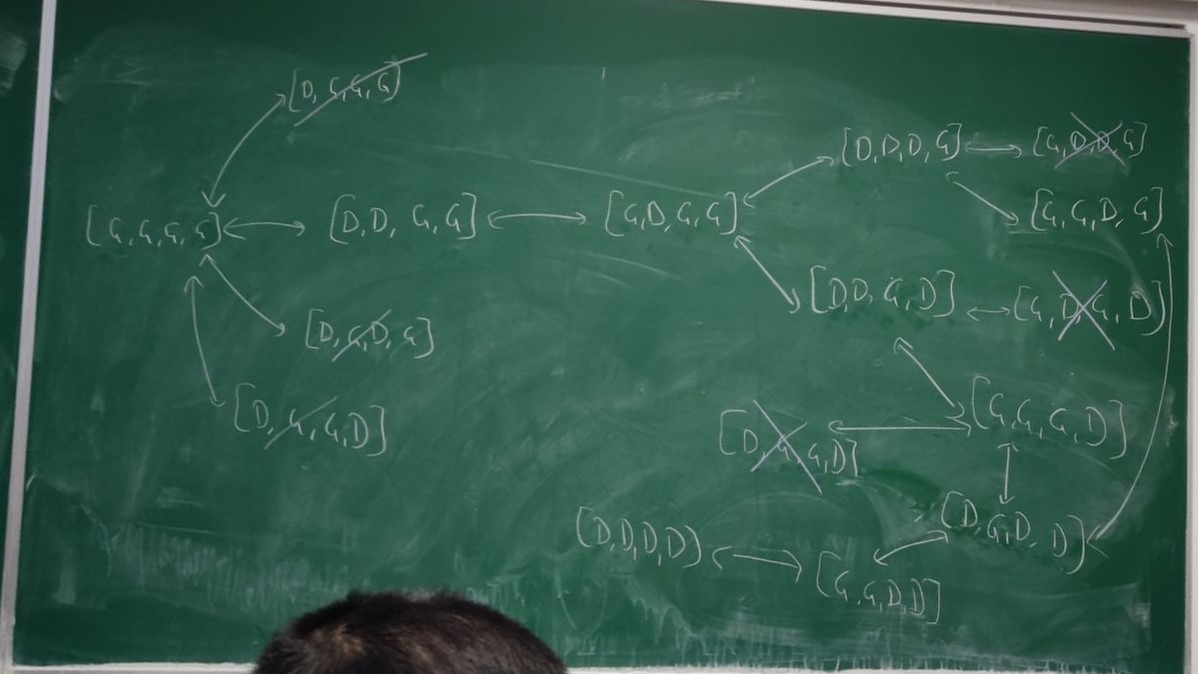
#> input picture ImagesProjetL3/2.jpg, 1198 x 674 px, given in place of 2.tif, which was not available
$ python ccExtraction_v3.py
#> lines starting #> are read from the running program, lines starting #| are printed output that depends on the picture; after the words box and inside, x2 and y2 are one past the last pixel; in counts of white or black regions, pixels touching at a corner belong together; pictures that were not available may be replaced by others from this repository, and a replacement may not be noted
import cv2 as cv
import matplotlib.pyplot as plt
import numpy as np
import os
import sys
#from ratio import get_size_ratio_2

np.set_printoptions(threshold=sys.maxsize)


ACCEPTANCE_SMALL_THRESH = 0.0001
ACCEPTANCE_BIG_THRESH = 0.05


def main():
    #final_path = r"C:\Users\onurb\pycharm_projects\Projet_UE_2023_Brouillon\filter\final_directory"
    #image_directory = r"C:\Users\onurb\pycharm_projects\Projet_UE_2023_Brouillon\filter\selFiles-1"


    #extractionComponentsDirectory(image_directory, final_path)
    #create a directory to put filtered images
    dir_path = r"C:\Users\onurb\pycharm_projects\Image_Tps\ImagesProjetL3\composants"
    create_directory(dir_path)

    img_path = r"C:\Users\onurb\pycharm_projects\Image_Tps\ImagesProjetL3\2.tif"

    extractConnectedComponents(img_path, dir_path)


# [14 lines left out: function extractionComponentsDirectory, not called in this run]


# Cette fonction recupere la matrice des coordonnées des c.c selon l'image et le seuillage utilisé
def extractConnectedComponents(img_path, dir_path):
    """
    :param img_path:
    :param dir_path: Le répertoire à sauvegarder les images filtrées
    :return: void
    """

    image = cv.imread(img_path)  # image à importer
#> image is the input picture: shape (674, 1198, 3); mean B, G, R 75.8, 90.5, 51.8
    img = cv.cvtColor(image, cv.COLOR_BGR2GRAY)  # On passe l'image en nuances de gris
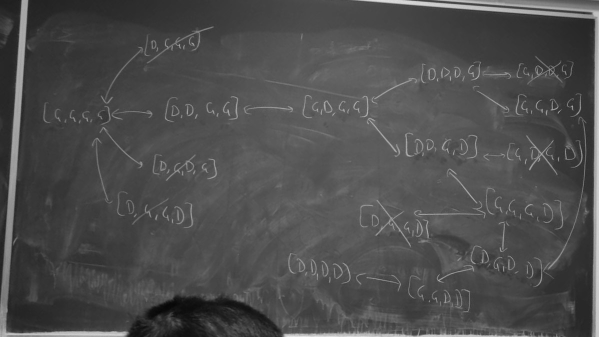
#> img: shape (674, 1198) (shown at 1/2 size); min 6, max 234, mean 77.3
    #plt.imshow(img)
    #plt.show()

    # Test avec un seuillage Niblack
    # Blur
    img_blur = cv.GaussianBlur(img, (5, 5), 0)

    # Niblack + blur
    img_niblack_blur = cv.ximgproc.niBlackThreshold(_src=img_blur,
                                                    maxValue=255,
                                                    type=cv.THRESH_BINARY_INV,
                                                    blockSize=7,
                                                    k=0.1,
                                                    binarizationMethod=cv.ximgproc.BINARIZATION_NIBLACK)
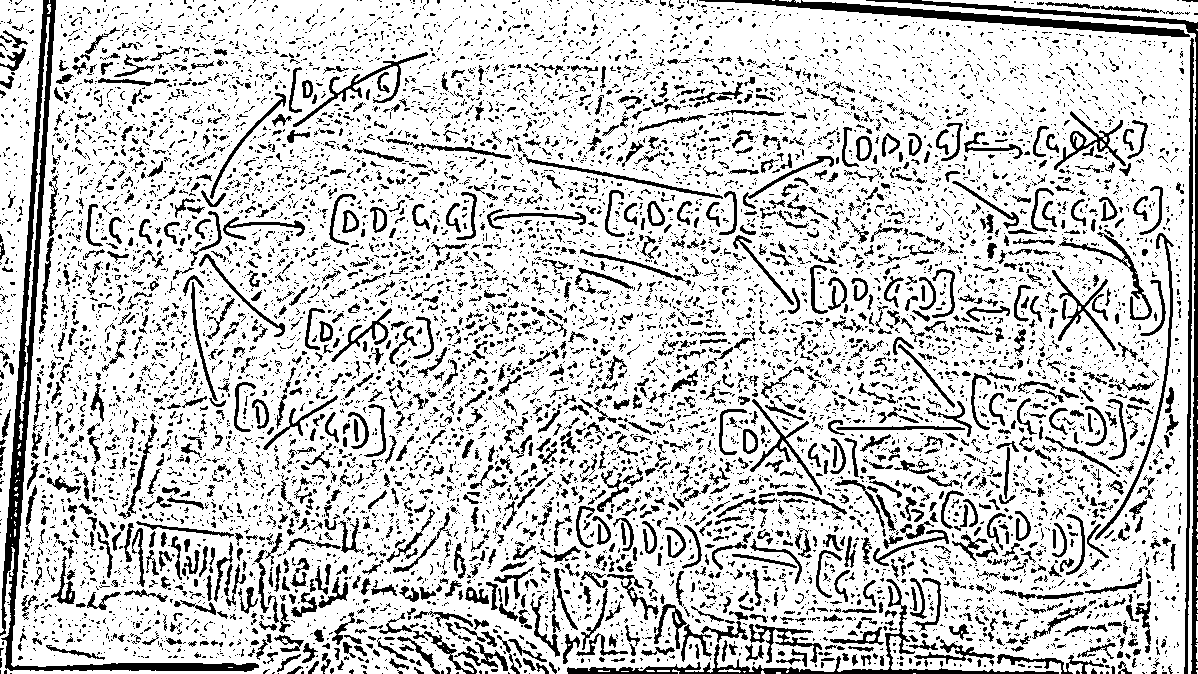
#> img_niblack_blur: shape (674, 1198); 79% white; 9789 black regions (8162 under 20 px), largest, box (x1, y1, x2, y2) and area: (0, 0, 259, 672) 8382, (866, 0, 1198, 674) 3849, (699, 0, 1190, 37) 3381

    # connectivity = 8
    num_labels, labels, stats, centroids = cv.connectedComponentsWithStats(img_niblack_blur)  # , connectivity)
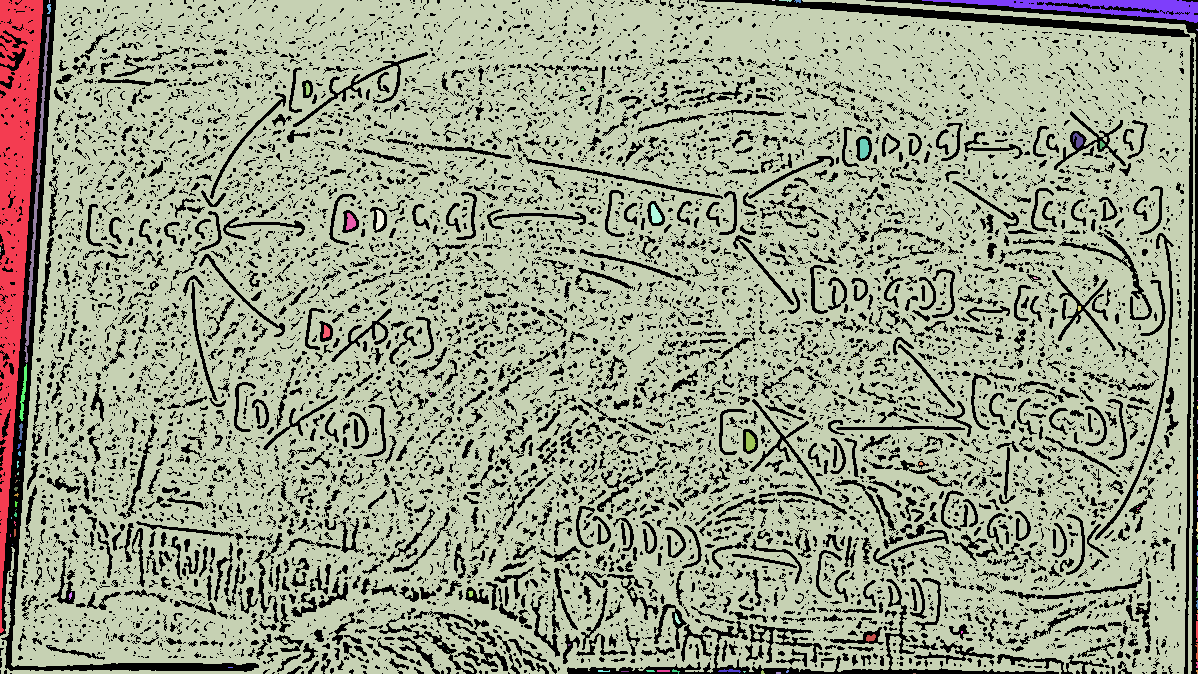
#> labels: shape (674, 1198) int32; 131 distinct labels, from 0 to 130; one colour per label, 0 black
#> num_labels = 131; stats = 131 rows, first 6: [0, 0, 1198, 674, 169851], [0, 0, 43, 633, 12316], [49, 0, 1, 3, 3], [0, 0, 1196, 674, 619786], [772, 0, 3, 1, 3], [779, 0, 13, 2, 16]; centroids = 131 pairs, first value 0 to 1197, second value 0 to 673

    #plt.imshow(img_niblack_blur)
    #plt.title("Image binarisée")
    #plt.show()

    composant_index = 0

    for i in range(1, num_labels):
        # en haut à gauche
        x1 = stats[i, cv.CC_STAT_LEFT]
        y1 = stats[i, cv.CC_STAT_TOP]
        # en bas à droite
        x2 = x1 + stats[i, cv.CC_STAT_WIDTH]
        y2 = y1 + stats[i, cv.CC_STAT_HEIGHT]
        #print(x1, y1, x2, y2)

        #seperate the connected component
        cut_img = (labels == i).astype("uint8") * 255
        cut_img = cut_img[y1:y2, x1:x2]
        # [5 lines of commented-out code are left out]
        print("hello")
        composant_index += 1
        #plt.imshow(cut_img)
        #plt.show()
        #save image
        cut_img_name = f"composant{composant_index}_{x1}_{y1}_{x2}_{y2}.png"
        cv.imwrite(os.path.join(dir_path, cut_img_name), cut_img)
#> this loop made 130 passes
#> (x1, y1, x2, y2, cut_img, cut_img_name) on passes 2, 4, 10, 12, 13: (49, 0, 50, 3, [255, 255, 255], 'composant2_49_0_50_3.png'), (772, 0, 775, 1, [[255, 255, 255]], 'composant4_772_0_775_1.png'), (1196, 29, 1198, 31, [[255, 255], [0, 255]], 'composant10_1196_29_1198_31.png'), (581, 88, 584, 90, [[0, 255, 0], [255, 255, 255]], 'composant12_581_88_584_90.png'), (636, 115, 637, 116, [255], 'composant13_636_115_637_116.png')
#> pass 1, in extractConnectedComponents, `cut_img = cut_img[y1:y2, x1:x2]`:
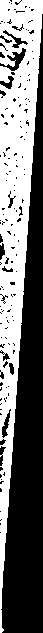
#> cut_img: shape (633, 43); 45.2% white; 1 white region, box (x1, y1, x2, y2) and area: (0, 0, 43, 633) 12316
#> pass 2, in extractConnectedComponents, `cut_img = (labels == i).astype("uint8") * 255`:
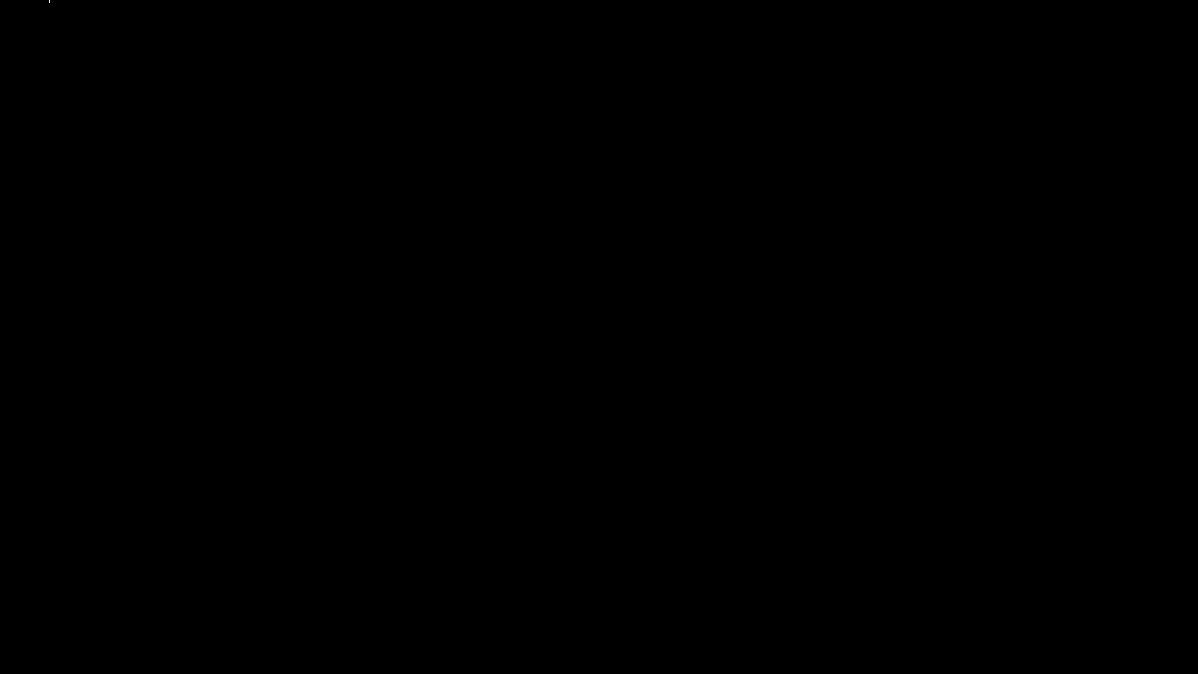
#> cut_img: shape (674, 1198); 0% white in thin lines or dots, all inside (x1, y1, x2, y2) = (49, 0, 50, 3)
#> pass 3, in extractConnectedComponents, `cut_img = (labels == i).astype("uint8") * 255`:
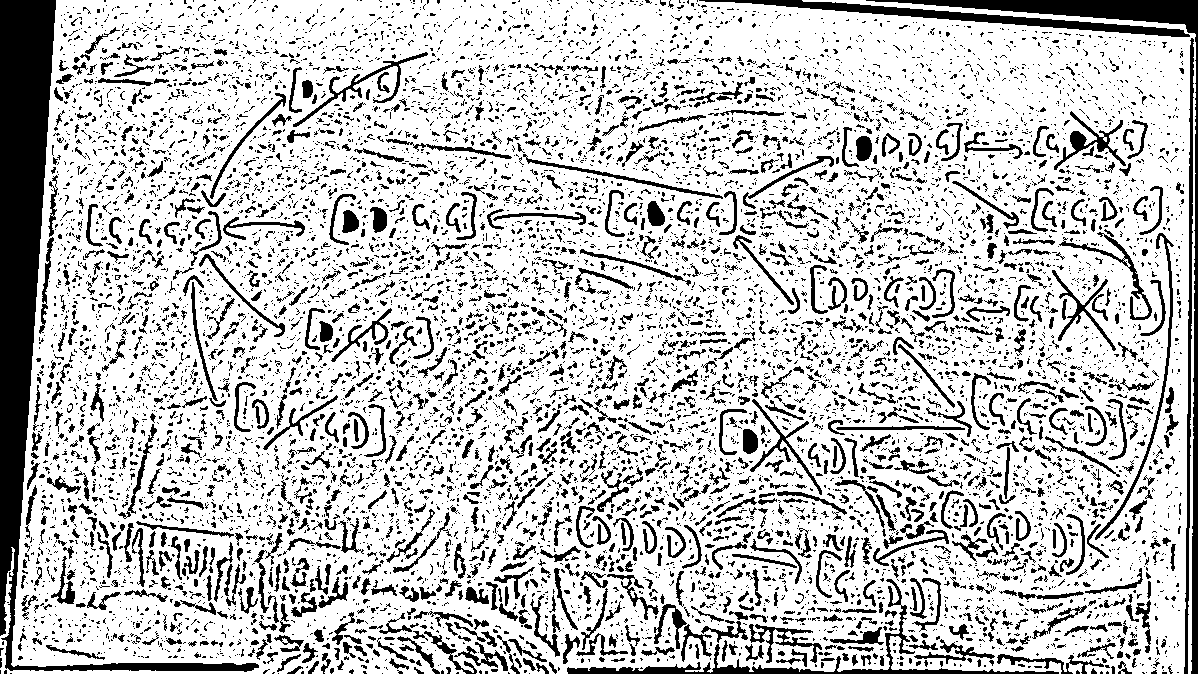
#> cut_img: shape (674, 1198); 76.8% white; 9625 black regions (8016 under 20 px), largest, box (x1, y1, x2, y2) and area: (0, 0, 259, 672) 23614, (866, 0, 1198, 674) 7029, (699, 0, 1190, 37) 3415
#> after the loop, composant_index = 130


def create_directory(path_name):
    # create directory if it doesn't exist already
    if not (os.path.isdir(path_name)):
        os.mkdir(path_name)


# [4 lines left out: function dessiner, not called in this run]

if __name__ == '__main__':
    main()

$ run again, with ImagesProjetL3/0.jpg copied over ImagesProjetL3/2.jpg
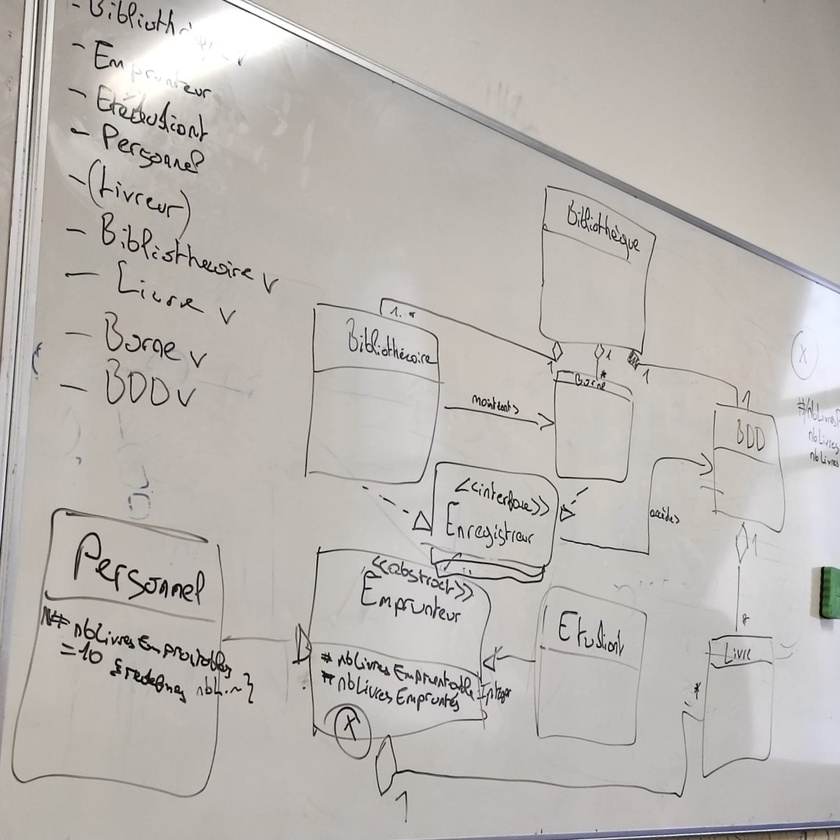
#> input picture ImagesProjetL3/0.jpg, 840 x 840 px, shrunk from 1372 x 1372 before the run, given in place of 2.tif, which was not available
#> in extractConnectedComponents, image is the input picture: shape (840, 840, 3); mean B, G, R 178, 182.3, 187.1
#> img_niblack_blur: shape (840, 840); 73.5% white; 7878 black regions (7460 under 20 px), largest, box (x1, y1, x2, y2) and area: (2, 177, 840, 828) 76515, (67, 0, 840, 299) 12866, (50, 117, 286, 320) 7884
#> in extractConnectedComponents, `num_labels, labels, stats, centroids = cv.connectedComponentsWithStats..`:
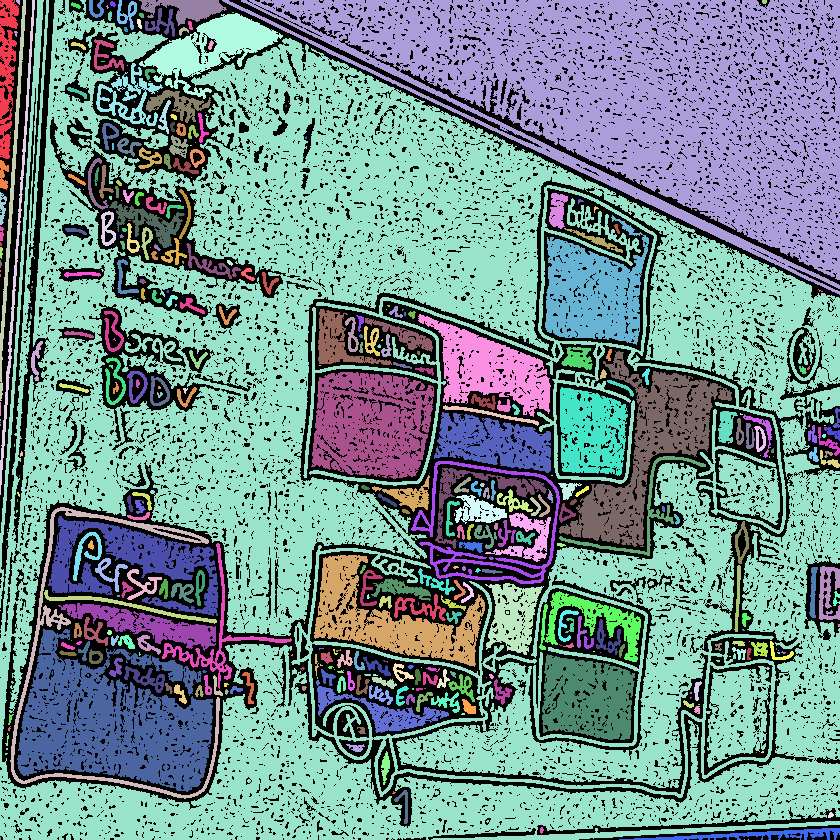
#> labels: shape (840, 840) int32; 452 distinct labels, from 0 to 451; one colour per label, 0 black
#> num_labels = 452; stats = 452 rows, first 6: [0, 0, 840, 840, 187181], [0, 0, 19, 159, 1660], [16, 0, 4, 5, 14], [0, 0, 26, 401, 1391], [0, 0, 35, 495, 1370], [0, 0, 840, 840, 295046]; centroids = 452 pairs, first value 0 to 838.5, second value 1.33 to 839
#> the loop in extractConnectedComponents, `for i in range(1, num_labels):` made 451 passes
#> (x1, y1, x2, y2, cut_img_name) on passes 1 to 3: (0, 0, 19, 159, 'composant1_0_0_19_159.png'), (16, 0, 20, 5, 'composant2_16_0_20_5.png'), (0, 0, 26, 401, 'composant3_0_0_26_401.png')
#> pass 3, in extractConnectedComponents, `cut_img = cut_img[y1:y2, x1:x2]`:
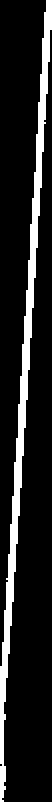
#> cut_img: shape (401, 26) (shown 2 times larger); 13.3% white; 1 white region, box (x1, y1, x2, y2) and area: (0, 0, 26, 401) 1391
#> after the loop in extractConnectedComponents, `for i in range(1, num_labels):`: composant_index = 451

$ run again, with ImagesProjetL3/1.jpg copied over ImagesProjetL3/2.jpg
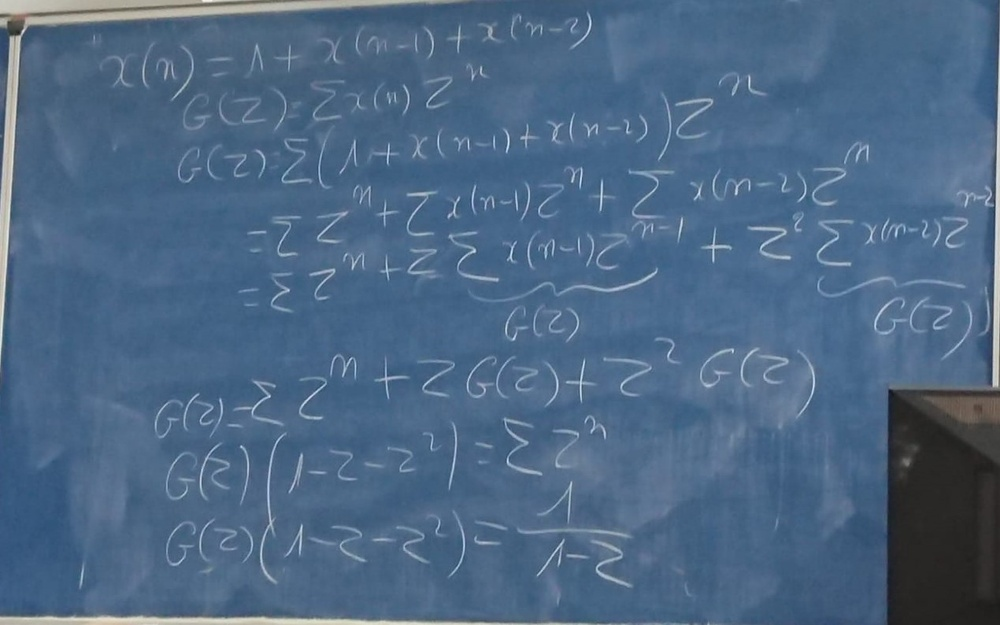
#> input picture ImagesProjetL3/1.jpg, 1000 x 625 px, shrunk from 1270 x 794 before the run, given in place of 2.tif, which was not available
#> in extractConnectedComponents, image is the input picture: shape (625, 1000, 3); mean B, G, R 132.7, 103.9, 76.9
#> in extractConnectedComponents, `img_niblack_blur = cv.ximgproc.niBlackThreshold(_src=img_blur, maxValu..`:
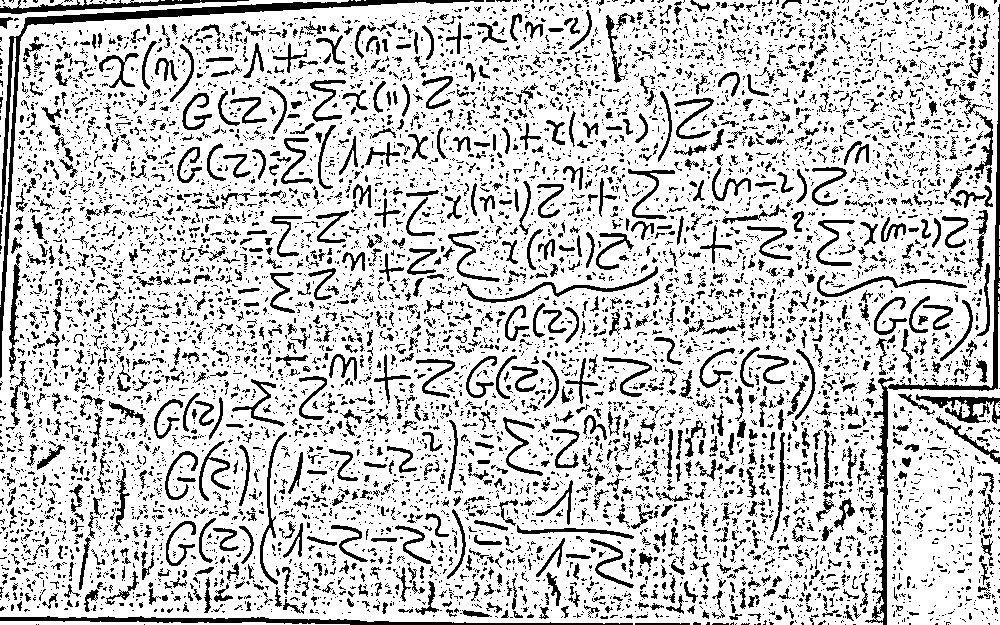
#> img_niblack_blur: shape (625, 1000); 78.7% white; 8072 black regions (6687 under 20 px), largest, box (x1, y1, x2, y2) and area: (0, 0, 484, 378) 4651, (865, 4, 1000, 625) 3358, (0, 616, 633, 625) 2233
#> in extractConnectedComponents, `num_labels, labels, stats, centroids = cv.connectedComponentsWithStats..`:
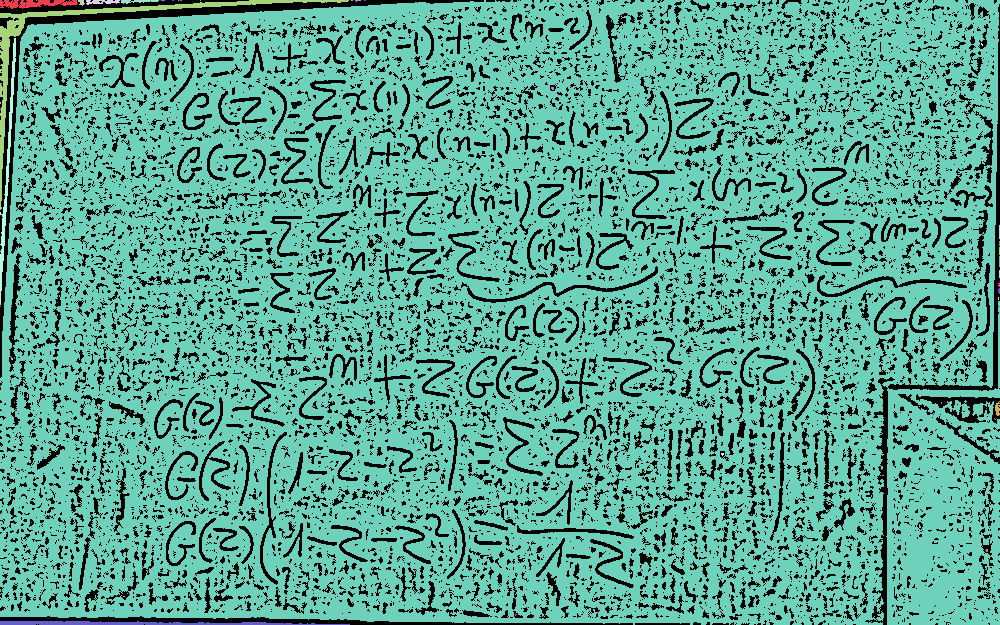
#> labels: shape (625, 1000) int32; 80 distinct labels, from 0 to 79; one colour per label, 0 black
#> num_labels = 80; stats = 80 rows, first 6: [0, 0, 1000, 625, 133388], [0, 0, 78, 9, 422], [36, 0, 1, 1, 1], [78, 0, 7, 6, 27], [86, 0, 34, 5, 110], [121, 0, 38, 4, 87]; centroids = 80 pairs, first value 0 to 999, second value 0 to 624
#> the loop in extractConnectedComponents, `for i in range(1, num_labels):` made 79 passes
#> (x1, y1, x2, y2, cut_img, cut_img_name) on passes 2, 6, 7, 8: (36, 0, 37, 1, [255], 'composant2_36_0_37_1.png'), (161, 0, 165, 1, [[255, 255, 255, 255]], 'composant6_161_0_165_1.png'), (172, 0, 174, 1, [[255, 255]], 'composant7_172_0_174_1.png'), (178, 0, 179, 1, [255], 'composant8_178_0_179_1.png')
#> after the loop in extractConnectedComponents, `for i in range(1, num_labels):`: composant_index = 79
